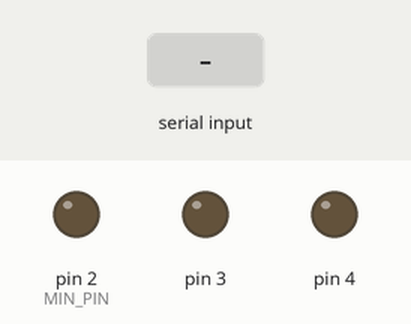
The sketch below on a simulated Arduino Uno, built with avr-gcc and run on an emulated ATmega328P. On the bench: output pins drawn as LEDs (lit = HIGH). Inputs (shaded band) come from the test bench.

Above: at 1.2 s.
1.3 s: "1" received over Serial
At 1.7 s:
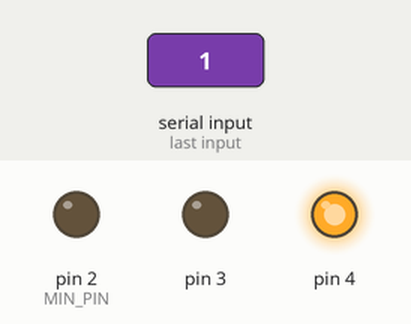
3.8 s: "2" received over Serial
At 3.9 s:
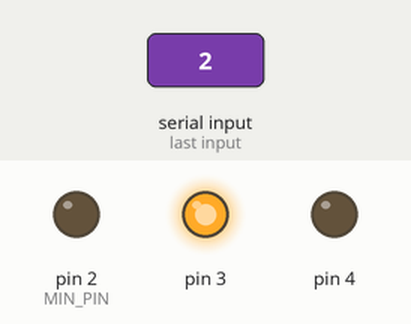
Timing chart, 0 to 6.8 s (numbered marks = the images above; inputs shaded):
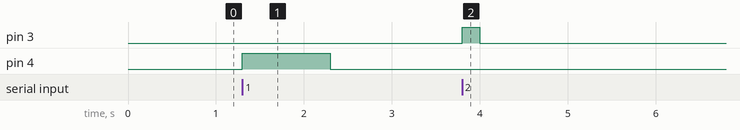

Measured:
- after the input at 1.3 s, pin 4: LOW → HIGH at once, → LOW 1.0 s later
- after the input at 3.8 s, pin 3: LOW → HIGH at once, → LOW 0.20 s later

The sketch:

arduino_Brisa_WorkShop.pde
```cpp
const int MIN_PIN = 2;
const int MAX_PIN = 7;
const int MIN_PORT = 1;
const int MAX_PORT = 6;
char BUFFER[100];
int BUFFER_INDEX = 0;
char TMP;


void setup()  {

    Serial.begin(115200);
      pinMode(2, OUTPUT);
      pinMode(3, OUTPUT);
      pinMode(4, OUTPUT);
      digitalWrite(2,LOW);
}

void loop()  {

  if (Serial.available() > 0) {
    char TMP = Serial.read();
    if (TMP=='1'){
      digitalWrite(4,HIGH);
      delay(1000);
      digitalWrite(4,LOW);
    }else if(TMP=='2') {
      digitalWrite(3,HIGH);
      delay(200);
      digitalWrite(3,LOW);
    }

  }

}
```
